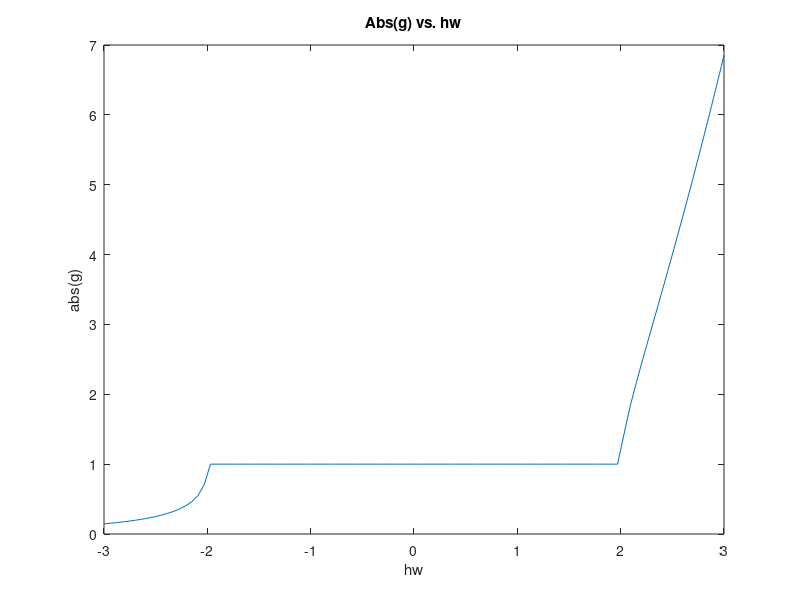

Here is the MATLAB script that generated this plot:
function plot_g()
  % This just makes a plot of the growth factor g vs.
  % values of h*w.
    
  hw = linspace(-3,3,100);
  
  gp = 1 - (hw.^2/2) + hw.*sqrt(hw.^2-4)/2;
  gm = 1 - (hw.^2/2) - hw.*sqrt(hw.^2-4)/2;  
  
  plot(hw,abs(gp))
  plot(hw,abs(gm))
  
  title('Abs(g) vs. hw')
  xlabel('hw')
  ylabel('abs(g)')
end
